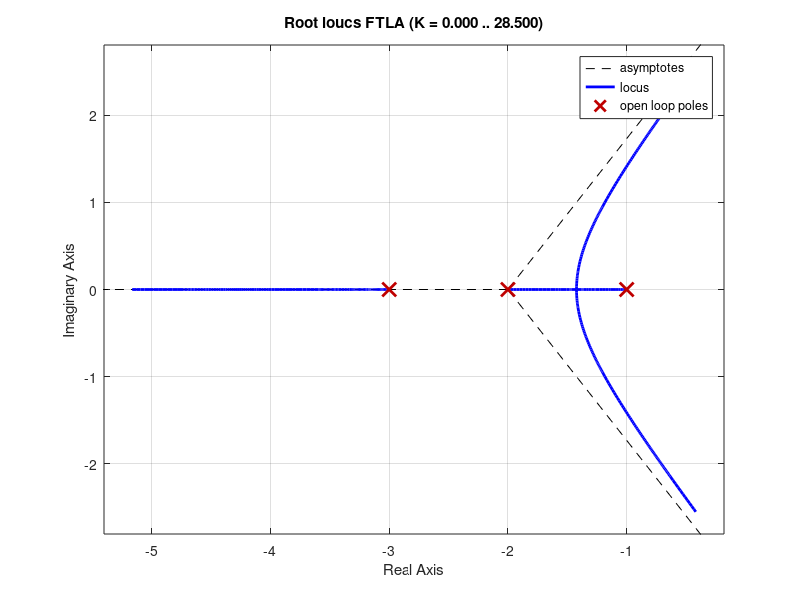

Write the MATLAB code that produced this figure. (Note: this script raises an error after producing the figure.)
k = 1;
num = [k];
den = [1 6 11 6];
FTLA = tf(num, den);
rlocus(FTLA);
    % si K>60, el sistema se vuelve inestable

%% Otra forma con zp2tf
k = 1;
z = '';
p = [-1 -2 -3];
[num, den] = zp2tf(z,p,k);
FTLA = tf(num, den);

figure(1)
    rlocus(FTLA)
    title('Polos y Ceros de FTLA');
    ylabel('Amplitud'); xlabel('Tiempo')
